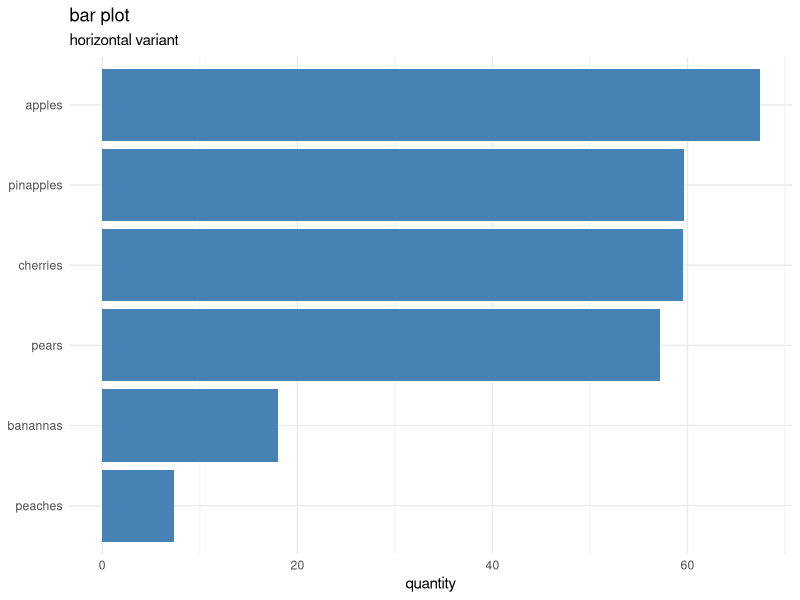

Generate this figure with R: (Note: this script raises an error after producing the figure.)
## ---- chunk 1
library(tidyverse)
## ---- chunk 2

# create dummy categorical data
categorical_data <- 
  tibble(fruit = c("apples", "pears", "banannas", "pinapples", "cherries", "peaches"),
         quantity = runif(6, 5, 70)) %>% 
  
  # for categorical graphs its often useful to make the category a factor. This lets
  # you control the order by which it appears on the plot. Below we use fct_reorder
  # from the forcats package to reorder the fruit variable by the quantity of fruit.
  mutate(fruit = forcats::fct_reorder(fruit, quantity))



# barchart

# ggplot is the first command for any ggplot2 plot. data and aestetics aes()
# can be defined here or in any individual geom_*(function) 
ggplot(data = categorical_data, aes(x = fruit, y = quantity)) +
  
  # geom_bar takes a quantity from a "tidy" dataset, here we just have one
  # category-value pair so we use geom_col instead
  geom_col(fill = "steelblue") +
  
  # themes change the overall look of the plot. these can also be modified
  # further if need be (also can use packaged themes like theme_economist)
  theme_minimal() +
  
  # coord_flip flips the x and y axis which is useful for making bar charts
  # with lots of values. Omit to make normal bar chart
  coord_flip() +
  
  xlab(NULL)+
  
  # title the plot, can also have a subtitle
  ggtitle(label = "bar plot",
          subtitle = "horizontal variant")

## ---- chunk 3
multi_categorical_data <- 
bind_rows(  
  
  tibble(
    type = "meat",
    food = c("steak", "bacon", "chicken", "turkey"),
    quantity = (runif(4, 1, 25) %>% round(0))),
  
  tibble(type = "dairy",
         food = c("cheese", "milk", "cream"),
         quantity =(runif(3, 1, 25) %>% round(0))),
  
  tibble(type = "produce",
         food = c("tomato", "lettuce", "carrot", "broccoli", "cucumber", "banana", "pear"),
         quantity =(runif(7, 1, 25) %>% round(0)))
  
  ) %>% 

mutate(food = forcats::fct_reorder(food, quantity))

multi_categorical_data %>% 
ggplot(aes(x = food, y = quantity)) +

    geom_col(aes(fill = type), color = NA, width = 0.8) + 

    coord_flip() +
  
    scale_fill_brewer(type = "qual", palette = "Set2") +
    
    xlab(NULL) +
    scale_y_continuous(
         name = NULL,
         expand = c(0, 0),
         limits = c(0, max(multi_categorical_data$quantity) * 1.1),
         breaks = pretty_breaks(6)) +
    
    theme_cowplot(font_size = 11) +
    theme(axis.line.y = element_blank(),
          axis.ticks = element_blank(),
          legend.title = element_blank(),
          legend.position = "bottom") +
  
    ggtitle(label = "multi-category bar chart",
            subtitle = "horizontal")

  
